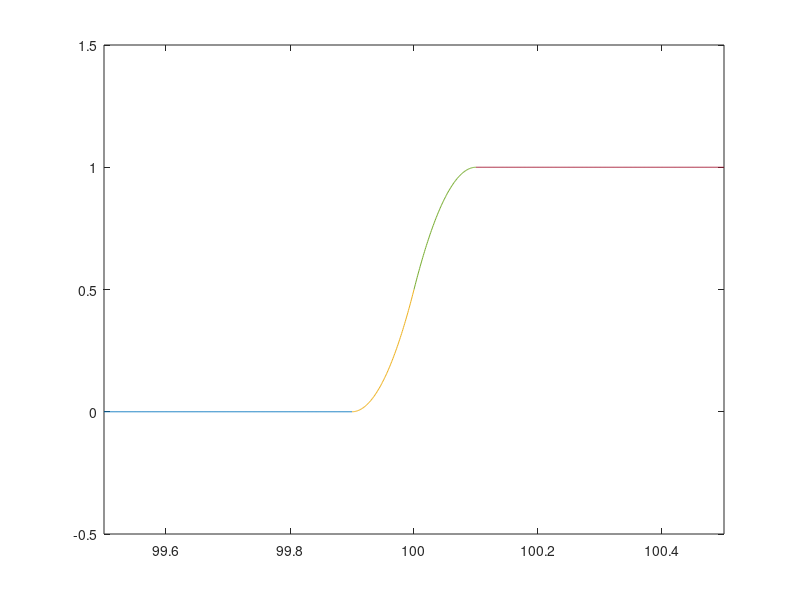

MATLAB code to generate this figure:
x0=99.5:1/1000:99.9;
y0=zeros(1,length(x0));

x1=99.9:1/1000:100;
y1=zeros(1,length(x1));
y1=50*(x1-99.9).^2;

x2=100:1/1000:100.1;
y2=zeros(1,length(x2));
y2=1-50*(x2-100.1).^2;

x3=100.1:1/1000:100.5;
y3=ones(1,length(x3));

a=plot(x0,y0,99.5,99.9,x1,y1,99.9,100,x2,y2,100,100.1,x3,y3,100.1,100.5);
axis([ 99.5 100.5 -0.5 1.5]);
print(a,'testing.png');
